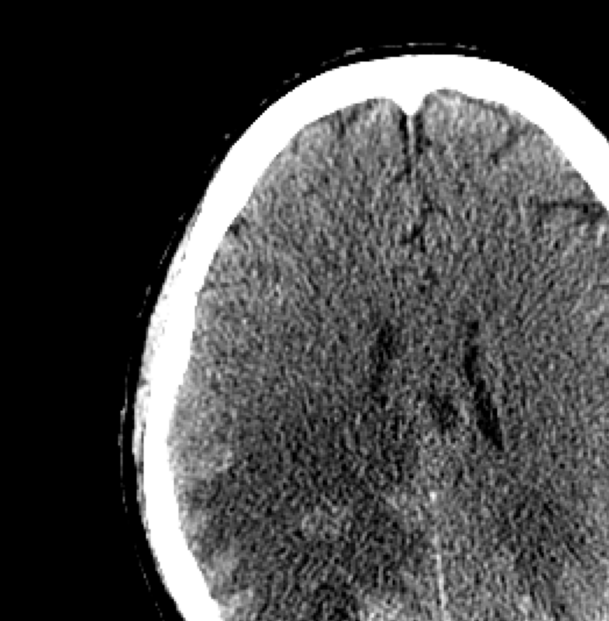
#> input picture presentation_assets/real_raw_ct_input.png, 609 x 621 px
$ python build_clean_architecture_slide_visual.py
#> lines starting #> are read from the running program, lines starting #| are printed output that depends on the picture
import os
import cv2
import numpy as np
import matplotlib.pyplot as plt
from matplotlib.patches import FancyBboxPatch, Rectangle, Arrow
from PIL import Image

# Read real raw CT input and real prediction output
raw_input = Image.open('presentation_assets/real_raw_ct_input.png')
#> raw_input is the input picture: PIL image 609x621 RGBA; mean R, G, B, A 73.3, 73.3, 73.3, 255
se2_output = Image.open('presentation_assets/real_se2_pred_output.png')
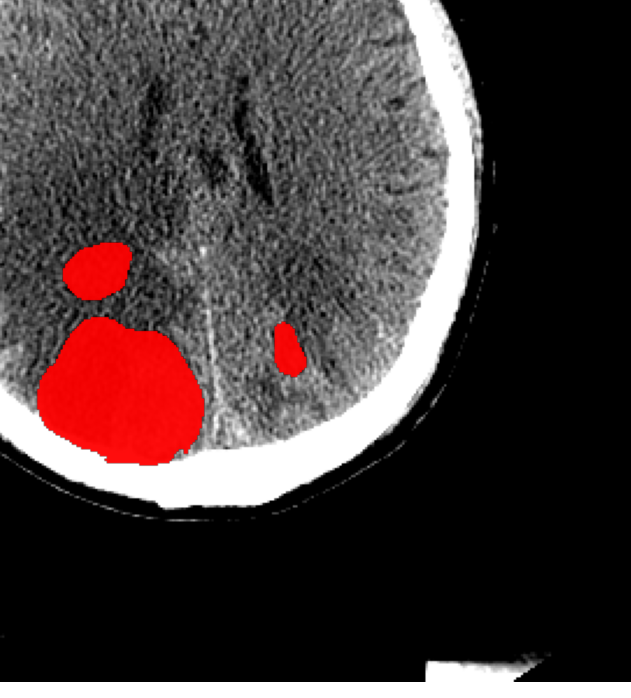
#> input picture presentation_assets/real_se2_pred_output.png, 631 x 698 px
#> se2_output is the input picture: PIL image 631x698 RGBA; mean R, G, B, A 72.4, 60, 60, 255

fig = plt.figure(figsize=(15.0, 7.8), facecolor='#ffffff')
ax = fig.add_subplot(111)
ax.set_facecolor('#ffffff')
ax.axis('off')

# Title Banner inside diagram
ax.text(0.5, 0.96, "Mod-Seg-SE(2) End-to-End Architectural Pipeline Flow",
        transform=ax.transAxes, ha='center', va='center', fontsize=15, fontweight='bold', color='#0f2942')
ax.text(0.5, 0.92, "From Raw 2.5D Non-Contrast CT Triplet to Rotation-Invariant 3D Volumetric Segmentation",
        transform=ax.transAxes, ha='center', va='center', fontsize=10.5, color='#64748b')

# 1. Real Input Scan Box (Left)
# Bounding Card for Input
x_in, y_in, w_in, h_in = 0.02, 0.40, 0.16, 0.48
p_in = FancyBboxPatch((x_in, y_in), w_in, h_in, transform=ax.transAxes,
                      boxstyle="round,pad=0.015,rounding_size=0.02",
                      facecolor='#f0f9ff', edgecolor='#0284c7', linewidth=1.8)
ax.add_patch(p_in)
ax.text(x_in + w_in/2, y_in + h_in - 0.035, "Input: 2.5D CT Triplet", transform=ax.transAxes,
        ha='center', va='center', fontsize=10.5, fontweight='bold', color='#0369a1')

# Add real scan image in sub-axes
ax_sub_in = fig.add_axes([x_in + 0.015, y_in + 0.14, 0.13, 0.26])
ax_sub_in.imshow(raw_input)
ax_sub_in.axis('off')

ax.text(x_in + w_in/2, y_in + 0.065, "Tensor: [B, 3, 256, 256]\n[z-1, z, z+1] Slices\nReal Patient NCCT Scan",
        transform=ax.transAxes, ha='center', va='center', fontsize=8.8, color='#0f172a', linespacing=1.2)

# 2. Encoder Box (C8 Steerable Group R2Conv)
x_enc, y_enc, w_enc, h_enc = 0.21, 0.40, 0.18, 0.48
p_enc = FancyBboxPatch((x_enc, y_enc), w_enc, h_enc, transform=ax.transAxes,
                       boxstyle="round,pad=0.015,rounding_size=0.02",
                       facecolor='#eff6ff', edgecolor='#2563eb', linewidth=1.8)
ax.add_patch(p_enc)
ax.text(x_enc + w_enc/2, y_enc + h_enc - 0.035, "C8 Equivariant Encoder", transform=ax.transAxes,
        ha='center', va='center', fontsize=10.5, fontweight='bold', color='#1d4ed8')

# Inner roset diagram / operation cards
ax_sub_enc = fig.add_axes([x_enc + 0.035, y_enc + 0.16, 0.11, 0.22])
ax_sub_enc.set_aspect('equal')
ax_sub_enc.axis('off')
for ang_i in range(8):
    theta = ang_i * (2 * np.pi / 8)
    dx = 0.38 * np.cos(theta)
    dy = 0.38 * np.sin(theta)
    ax_sub_enc.annotate("", xy=(0.5 + dx, 0.5 + dy), xytext=(0.5, 0.5),
                        arrowprops=dict(arrowstyle="-|>", color="#2563eb", lw=1.8, mutation_scale=10))
    deg = int(ang_i * 45)
    ax_sub_enc.text(0.5 + 0.48*dx, 0.5 + 0.48*dy, f"{deg}°", fontsize=7.0, ha='center', va='center', color='#1e3a8a', fontweight='bold')
ax_sub_enc.plot(0.5, 0.5, 'o', color='#1d4ed8', markersize=6)

ax.text(x_enc + w_enc/2, y_enc + 0.065, "R2Conv (C8, 8 Rotations)\nPointwise MaxPool (2x2)\nEquivariant GroupNorm\nChannels: 24 -> 48 -> 96",
        transform=ax.transAxes, ha='center', va='center', fontsize=8.8, color='#0f172a', linespacing=1.2)

# 3. Bottleneck Box
x_bot, y_bot, w_bot, h_bot = 0.42, 0.40, 0.16, 0.48
p_bot = FancyBboxPatch((x_bot, y_bot), w_bot, h_bot, transform=ax.transAxes,
                       boxstyle="round,pad=0.015,rounding_size=0.02",
                       facecolor='#f5f3ff', edgecolor='#7c3aed', linewidth=1.8)
ax.add_patch(p_bot)
ax.text(x_bot + w_bot/2, y_bot + h_bot - 0.035, "Group Bottleneck", transform=ax.transAxes,
        ha='center', va='center', fontsize=10.5, fontweight='bold', color='#6d28d9')

# Mini deep feature grid
ax_sub_bot = fig.add_axes([x_bot + 0.025, y_bot + 0.17, 0.11, 0.20])
grid_feat = np.zeros((24, 24))
for i in range(4):
    for j in range(4):
        grid_feat[i*6:(i+1)*6, j*6:(j+1)*6] = ((i*4 + j) % 7) / 7.0
ax_sub_bot.imshow(grid_feat, cmap='magma')
ax_sub_bot.axis('off')

ax.text(x_bot + w_bot/2, y_bot + 0.065, "Deep Latent Invariance\n192 Equivariant Channels\nGroup Representation\nf(g · x) = g · f(x)",
        transform=ax.transAxes, ha='center', va='center', fontsize=8.8, color='#0f172a', linespacing=1.2)

# 4. Decoder Box
x_dec, y_dec, w_dec, h_dec = 0.61, 0.40, 0.18, 0.48
p_dec = FancyBboxPatch((x_dec, y_dec), w_dec, h_dec, transform=ax.transAxes,
                       boxstyle="round,pad=0.015,rounding_size=0.02",
                       facecolor='#eff6ff', edgecolor='#2563eb', linewidth=1.8)
ax.add_patch(p_dec)
ax.text(x_dec + w_dec/2, y_dec + h_dec - 0.035, "Equivariant Decoder", transform=ax.transAxes,
        ha='center', va='center', fontsize=10.5, fontweight='bold', color='#1d4ed8')

# Decoder upsampling visual
ax_sub_dec = fig.add_axes([x_dec + 0.035, y_dec + 0.17, 0.11, 0.20])
dec_vis = cv2.resize(grid_feat, (48, 48), interpolation=cv2.INTER_NEAREST)
ax_sub_dec.imshow(dec_vis, cmap='viridis')
ax_sub_dec.axis('off')

ax.text(x_dec + w_dec/2, y_dec + 0.065, "R2Upsampling (2x Scale)\nDirect-Sum Skip (⊕)\nChannels: 96 -> 48 -> 24\nBoundary Refinement",
        transform=ax.transAxes, ha='center', va='center', fontsize=8.8, color='#0f172a', linespacing=1.2)

# 5. Real Output Box (Right)
x_out, y_out, w_out, h_out = 0.82, 0.40, 0.16, 0.48
p_out = FancyBboxPatch((x_out, y_out), w_out, h_out, transform=ax.transAxes,
                       boxstyle="round,pad=0.015,rounding_size=0.02",
                       facecolor='#f0fdf4', edgecolor='#15803d', linewidth=1.8)
ax.add_patch(p_out)
ax.text(x_out + w_out/2, y_out + h_out - 0.035, "Output: SOTA Mask", transform=ax.transAxes,
        ha='center', va='center', fontsize=10.5, fontweight='bold', color='#15803d')

# Add real output scan in sub-axes
ax_sub_out = fig.add_axes([x_out + 0.015, y_in + 0.14, 0.13, 0.26])
ax_sub_out.imshow(se2_output)
ax_sub_out.axis('off')

ax.text(x_out + w_out/2, y_out + 0.065, "Output: [B, 2, 256, 256]\nDice: 84.2% | IoU: 73.1%\nReal Output from Platform",
        transform=ax.transAxes, ha='center', va='center', fontsize=8.8, color='#0f172a', linespacing=1.2)

# Flow Arrows between stages
arr_props = dict(arrowstyle="-|>", color="#475569", lw=2.2, mutation_scale=14)
ax.annotate("", xy=(x_enc, y_in + h_in/2), xytext=(x_in + w_in, y_in + h_in/2), xycoords='axes fraction', arrowprops=arr_props)
ax.annotate("", xy=(x_bot, y_in + h_in/2), xytext=(x_enc + w_enc, y_in + h_in/2), xycoords='axes fraction', arrowprops=arr_props)
ax.annotate("", xy=(x_dec, y_in + h_in/2), xytext=(x_bot + w_bot, y_in + h_in/2), xycoords='axes fraction', arrowprops=arr_props)
ax.annotate("", xy=(x_out, y_in + h_in/2), xytext=(x_dec + w_dec, y_in + h_in/2), xycoords='axes fraction', arrowprops=arr_props)

# Skip Connection Arch
skip_props = dict(arrowstyle="-|>", color="#9333ea", lw=2.0, linestyle="--", connectionstyle="arc3,rad=-0.28", mutation_scale=14)
ax.annotate("", xy=(x_dec + w_dec/2, y_dec + h_dec - 0.01), xytext=(x_enc + w_enc/2, y_enc + h_enc - 0.01), xycoords='axes fraction', arrowprops=skip_props)
ax.text(0.515, 0.89, "Equivariant Direct-Sum Skip Connections (Preserves Multi-Scale Sub-Millimeter Boundaries)",
        transform=ax.transAxes, ha='center', va='center', fontsize=9.5, fontweight='bold', color='#9333ea', backgroundcolor='#ffffff')

# Bottom 3 Detailed Technical Cards
# Card 1: Advanced Combined Loss
cb1_x, cb_y, cb_w, cb_h = 0.02, 0.03, 0.31, 0.33
ax.add_patch(FancyBboxPatch((cb1_x, cb_y), cb_w, cb_h, transform=ax.transAxes,
                            boxstyle="round,pad=0.015,rounding_size=0.02",
                            facecolor='#f8fafc', edgecolor='#cbd5e1', linewidth=1.5))
ax.text(cb1_x + 0.015, cb_y + cb_h - 0.04, "Advanced Combined Loss Function", transform=ax.transAxes,
        fontsize=11, fontweight='bold', color='#0f2942')
loss_text = (
    r"$\mathcal{L}_{\mathrm{total}} = 2.0 \cdot \mathcal{L}_{\mathrm{Dice}} + 0.5 \cdot \mathcal{L}_{\mathrm{Focal}} + 0.5 \cdot \mathcal{L}_{\mathrm{Edge}}$"
    "\n\n• Class Weighting [1.0, 10.0] tackles extreme foreground imbalance"
    "\n• Focal Loss (gamma=2.0) suppresses trivial brain background"
    "\n• Edge Loss penalizes fuzzy, indistinct tumor boundaries"
    "\n• Cosine Annealing Optimizer with Warm Restarts (LR: 3e-5)"
)
ax.text(cb1_x + 0.015, cb_y + cb_h/2 - 0.02, loss_text, transform=ax.transAxes, fontsize=8.8, color='#334155', linespacing=1.3)

# Card 2: C8 Group Invariance Guarantee
cb2_x = 0.35
ax.add_patch(FancyBboxPatch((cb2_x, cb_y), cb_w, cb_h, transform=ax.transAxes,
                            boxstyle="round,pad=0.015,rounding_size=0.02",
                            facecolor='#eff6ff', edgecolor='#93c5fd', linewidth=1.5))
ax.text(cb2_x + 0.015, cb_y + cb_h - 0.04, "C8 Equivariant Group Theory", transform=ax.transAxes,
        fontsize=11, fontweight='bold', color='#1d4ed8')
c8_text = (
    r"$\rho_{\mathrm{out}}(g)\left[\mathcal{K} \star f\right](x) = \left[\mathcal{K} \star \rho_{\mathrm{in}}(g)f\right](x)$"
    "\n\n• 8 Rotational symmetries spaced by 45° around scanner axis"
    "\n• Steerable harmonic basis convolutions in R2Conv filter banks"
    "\n• Mathematical guarantee: tumor boundary is segmented identically"
    "\n  regardless of patient head tilt or scanner couch skew angle"
)
ax.text(cb2_x + 0.015, cb_y + cb_h/2 - 0.02, c8_text, transform=ax.transAxes, fontsize=8.8, color='#1e3a8a', linespacing=1.3)

# Card 3: Multi-Model Consensus Engine
cb3_x = 0.68
ax.add_patch(FancyBboxPatch((cb3_x, cb_y), cb_w, cb_h, transform=ax.transAxes,
                            boxstyle="round,pad=0.015,rounding_size=0.02",
                            facecolor='#f0fdf4', edgecolor='#86efac', linewidth=1.5))
ax.text(cb3_x + 0.015, cb_y + cb_h - 0.04, "Multi-Model Consensus & 3D Volumetry", transform=ax.transAxes,
        fontsize=11, fontweight='bold', color='#15803d')
cons_text = (
    "• 6 Benchmark Architectures Ensemble Voting"
    "\n  (Mod-Seg-SE(2), HarmonicNet C4, nnU-Net, Attention U-Net)"
    "\n• Mod-Seg-SE(2) SOTA: 84.2% Dice | 73.1% IoU on NCCT"
    "\n• Pixel-wise uncertainty agreement heatmap at 0.80 threshold"
    "\n• Automated 3D Volumetry: Tumor (mL), Edema (mL), Sphericity"
)
ax.text(cb3_x + 0.015, cb_y + cb_h/2 - 0.02, cons_text, transform=ax.transAxes, fontsize=8.8, color='#166534', linespacing=1.3)

plt.tight_layout()
plt.savefig("presentation_assets/slide_cards/arch_flow_real_platform.png", dpi=250, bbox_inches='tight', facecolor='#ffffff')
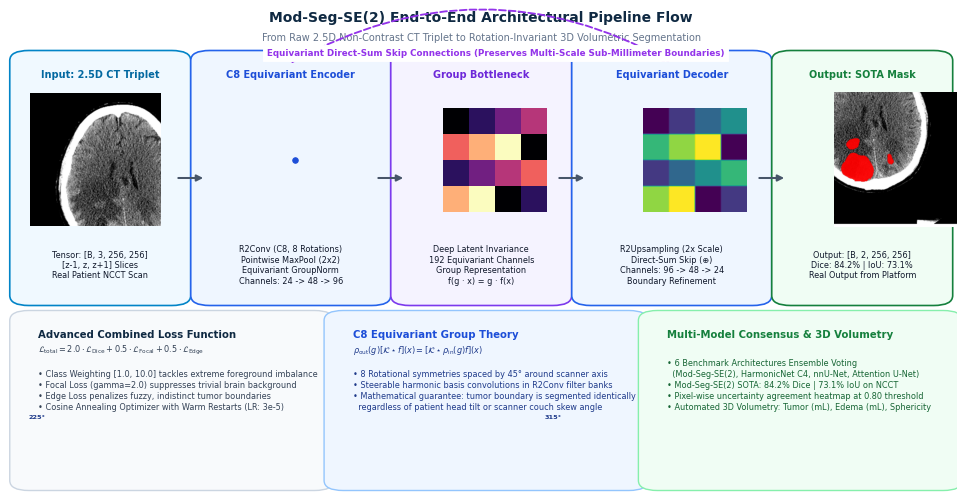
#> figure drawn by matplotlib, 6 panels
plt.close()

print("Generated presentation_assets/slide_cards/arch_flow_real_platform.png with real input and real output!")
